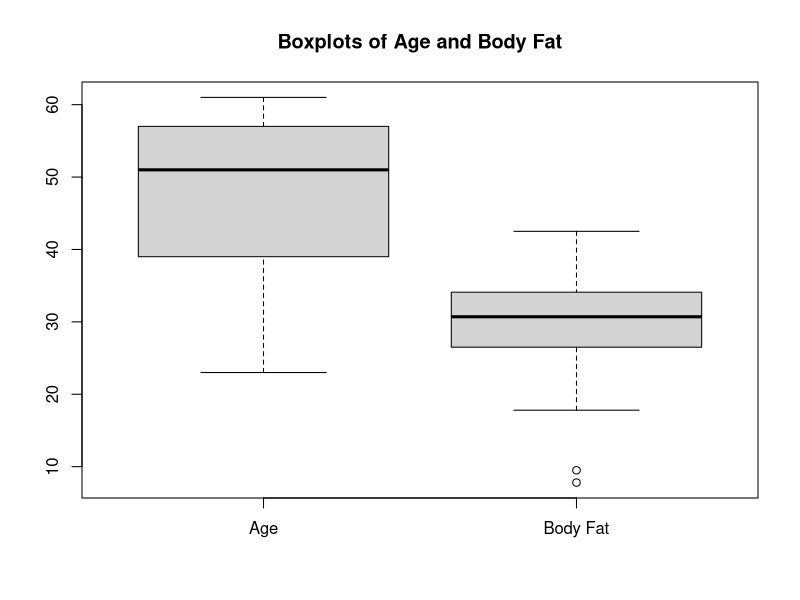
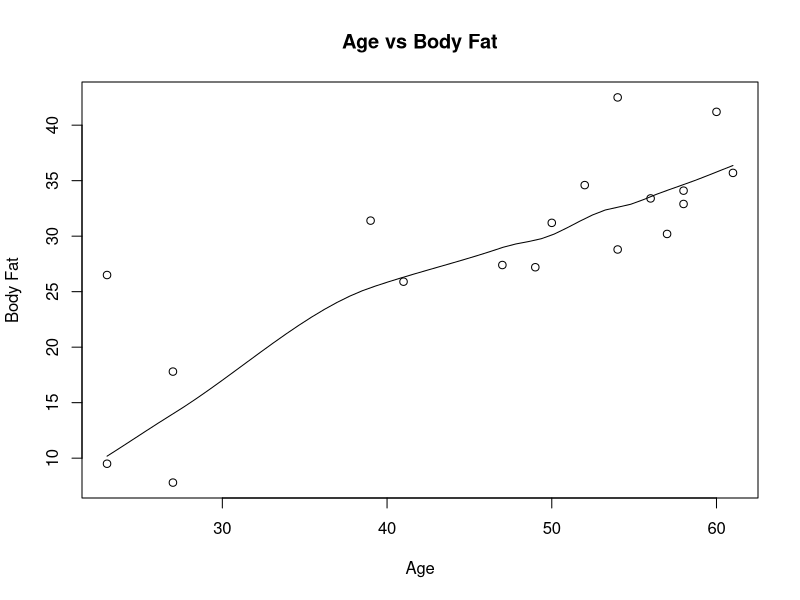
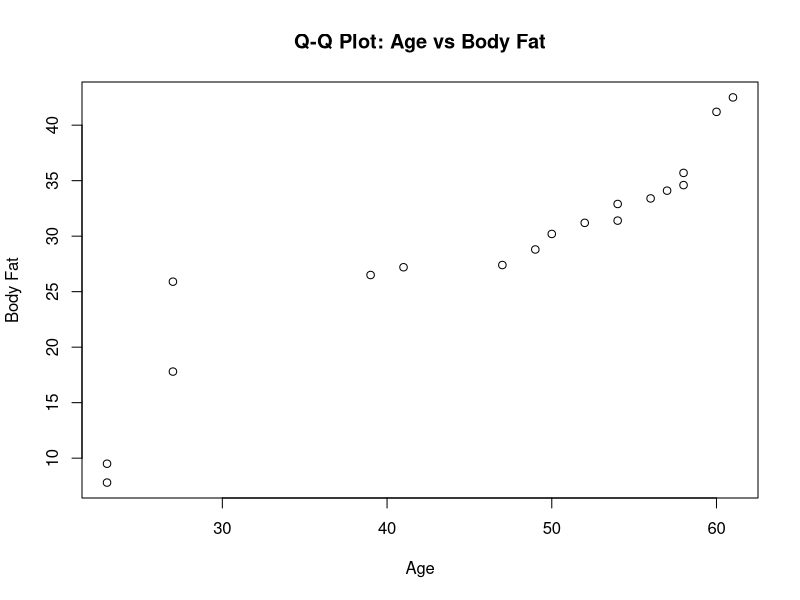
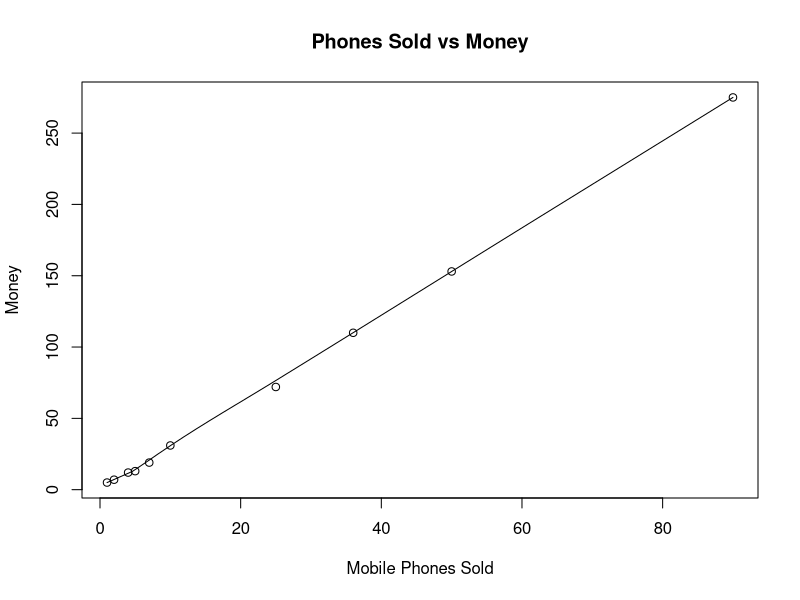
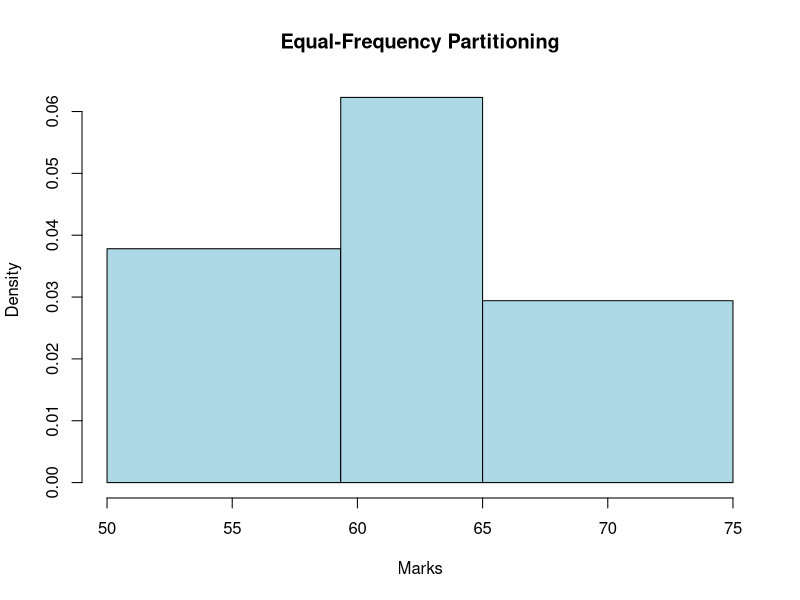
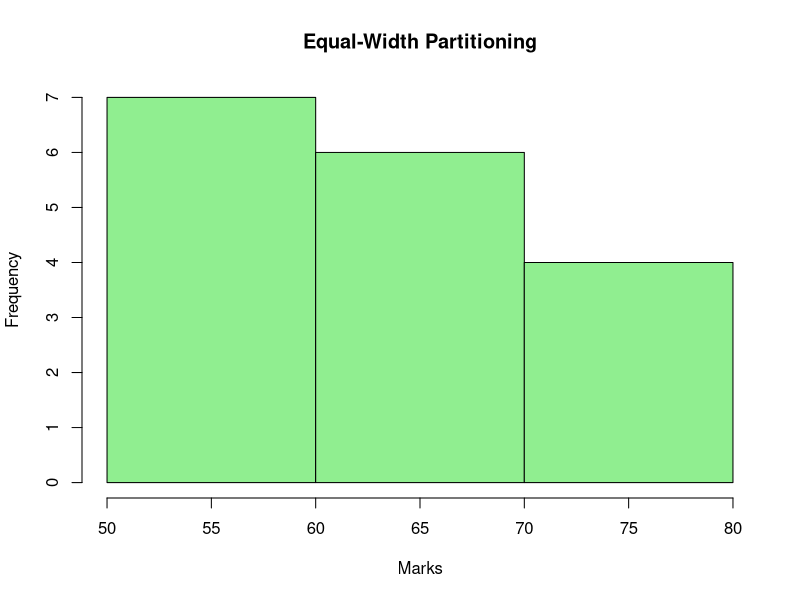

Recreate these plots in R, in order.

# Q1. Approximate Median for Grouped Data
age <- c(5, 15, 20, 50, 80, 110)
frequency <- c(200, 450, 300, 1500, 700, 44)

N <- sum(frequency)
cf <- cumsum(frequency)
median_class <- which(cf >= N / 2)[1]

lower <- c(1, 5, 15, 20, 50, 80)[median_class]
f <- frequency[median_class]
cf_prev <- if (median_class == 1) 0 else cf[median_class - 1]
class_width <- age[median_class] - lower

median_value <- lower + ((N / 2 - cf_prev) / f) * class_width
print(median_value)


# Q2. Mean, Median, Mode, Midrange and Quartiles
age <- c(13, 15, 16, 16, 19, 20, 20, 21, 22, 22,
         25, 25, 25, 25, 30, 33, 33, 35, 35, 35,
         35, 36, 40, 45, 46, 52, 70)

print(mean(age))
print(median(age))

mode_age <- as.numeric(names(table(age))[table(age) == max(table(age))])
print(mode_age)

print((min(age) + max(age)) / 2)
print(quantile(age, 0.25))
print(quantile(age, 0.75))


# Q3. Normalization
x <- c(200, 300, 400, 600, 1000)

min_max_norm <- (x - min(x)) / (max(x) - min(x))
print(min_max_norm)

z_score_norm <- (x - mean(x)) / sd(x)
print(z_score_norm)


# Q4. Smoothing by Binning
data <- c(11, 13, 13, 15, 15, 16, 19, 20, 20, 20,
          21, 21, 22, 23, 24, 30, 40, 45, 45, 45,
          71, 72, 73, 75)

# Sort data and divide into 4 equal-frequency bins
data <- sort(data)
bins <- split(data, rep(1:4, each = 6))

# Smoothing by bin mean
mean_smooth <- lapply(bins, function(x) rep(mean(x), length(x)))
print(unlist(mean_smooth))

# Smoothing by bin median
median_smooth <- lapply(bins, function(x) rep(median(x), length(x)))
print(unlist(median_smooth))

# Smoothing by bin boundaries
boundary_smooth <- lapply(bins, function(x) {
  low <- min(x)
  high <- max(x)
  sapply(x, function(v) {
    if (abs(v - low) <= abs(v - high)) low else high
  })
})
print(unlist(boundary_smooth))


# Q5. Age and Body Fat Statistics and Plots
age <- c(23, 23, 27, 27, 39, 41, 47, 49, 50,
         52, 54, 54, 56, 57, 58, 58, 60, 61)

fat <- c(9.5, 26.5, 7.8, 17.8, 31.4, 25.9, 27.4,
         27.2, 31.2, 34.6, 42.5, 28.8, 33.4, 30.2,
         34.1, 32.9, 41.2, 35.7)

print(mean(age))
print(median(age))
print(sd(age))

print(mean(fat))
print(median(fat))
print(sd(fat))

boxplot(age, fat, names = c("Age", "Body Fat"),
        main = "Boxplots of Age and Body Fat")

scatter.smooth(age, fat,
               xlab = "Age", ylab = "Body Fat",
               main = "Age vs Body Fat")

qqplot(age, fat,
       xlab = "Age", ylab = "Body Fat",
       main = "Q-Q Plot: Age vs Body Fat")


# Q6. Normalization of Age Value 35
v <- c(23, 23, 27, 27, 39, 41, 47, 49, 50,
       52, 54, 54, 56, 57, 58, 58, 60, 61)

# (i) Min-max normalization to range [0, 1]
min_max <- (35 - min(v)) / (max(v) - min(v))
print(min_max)

# (ii) Z-score normalization
z_score <- (35 - mean(v)) / 12.94
print(z_score)

# (iii) Decimal scaling
decimal_scaling <- 35 / (10 ^ (floor(log10(abs(35))) + 1))
print(decimal_scaling)


# Q7. Mean, Median and Mode of Pencils
pencils <- c(9, 25, 23, 12, 11, 6, 7, 8, 9, 10)

print(mean(pencils))
print(median(pencils))

mode_pencils <- as.numeric(
  names(table(pencils))[table(pencils) == max(table(pencils))]
)
print(mode_pencils)


# Q8. Scatter Plot of Mobile Phones Sold and Money
x <- c(4, 1, 5, 7, 10, 2, 50, 25, 90, 36)
y <- c(12, 5, 13, 19, 31, 7, 153, 72, 275, 110)

scatter.smooth(x, y,
               xlab = "Mobile Phones Sold",
               ylab = "Money",
               main = "Phones Sold vs Money")


# Q9. Equal-Frequency and Equal-Width Partitioning
marks <- c(55, 60, 71, 63, 55, 65, 50, 55, 58,
           59, 61, 63, 65, 67, 71, 72, 75)

# (a) Equal-frequency partitioning
sorted_marks <- sort(marks)
equal_frequency_bins <- split(
  sorted_marks,
  cut(seq_along(sorted_marks), breaks = 3, labels = FALSE)
)
print(equal_frequency_bins)

hist(marks, breaks = quantile(marks, probs = seq(0, 1, length.out = 4)),
     include.lowest = TRUE,
     main = "Equal-Frequency Partitioning",
     xlab = "Marks", col = "lightblue")

# (b) Equal-width partitioning
equal_width_bins <- cut(marks, breaks = 3, include.lowest = TRUE)
print(split(marks, equal_width_bins))

hist(marks, breaks = 3,
     main = "Equal-Width Partitioning",
     xlab = "Marks", col = "lightgreen")


# Q10. Interquartile Range and Standard Deviation
v <- c(78.3, 81.8, 82, 74.2, 83.4,
       84.5, 82.9, 77.5, 80.9, 70.6)

print(IQR(v))
print(sd(v))


# Q11. First and Third Quartiles
age <- c(13, 15, 16, 16, 19, 20, 20, 21, 22, 22,
         25, 25, 25, 25, 30, 33, 33, 35, 35, 35,
         35, 36, 40, 45, 46, 52, 70)

print(quantile(age, 0.25))
print(quantile(age, 0.75))
